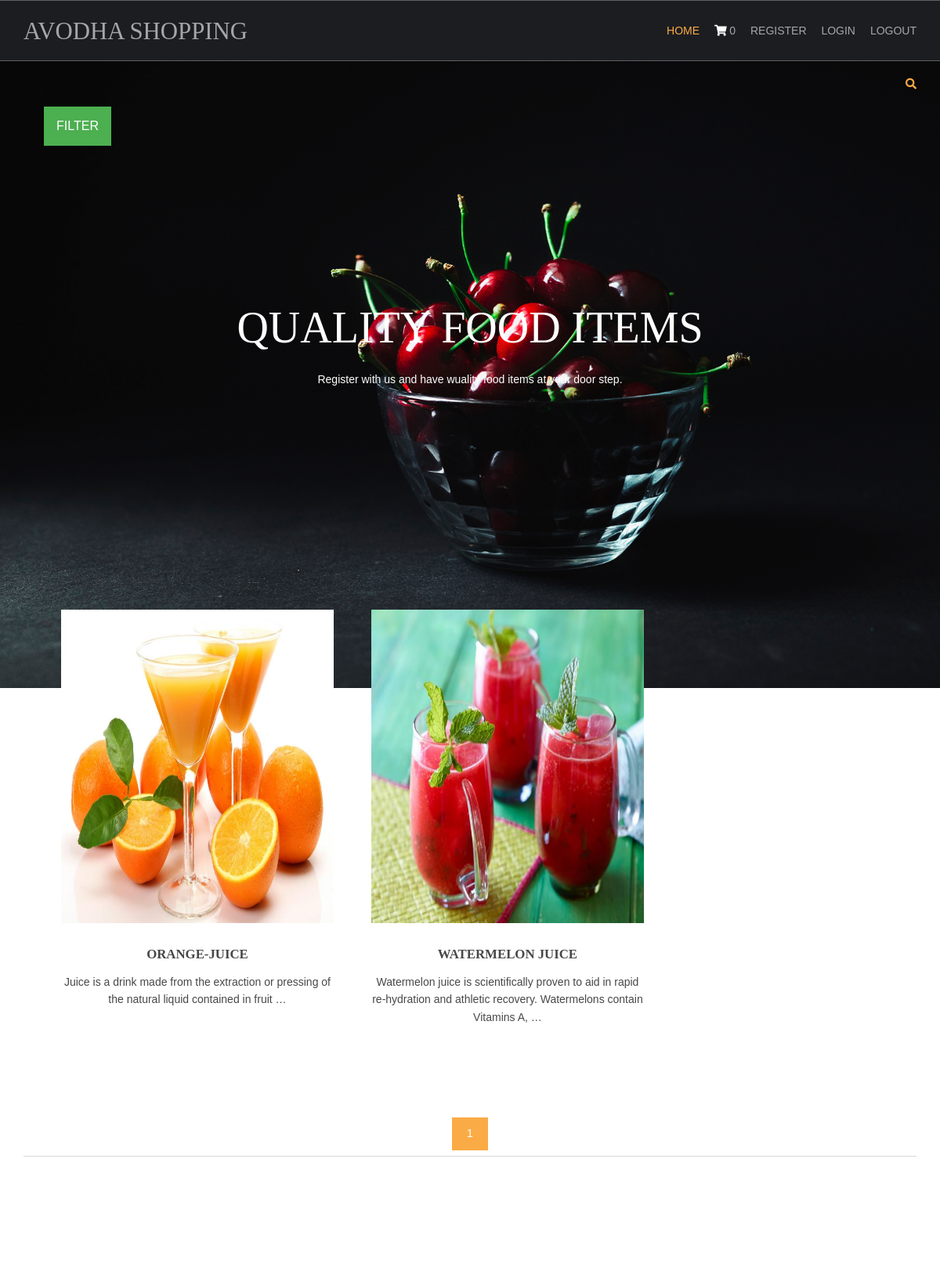
/fruit-recepies/, run on the app's committed database.
### shop/models.py (models this page shows, shortened)
class products(models.Model):
    name=models.CharField(max_length=150, unique=True)
    slug=models.SlugField(max_length=250, unique=True)
    img=models.ImageField(upload_to='product')
    desc=models.TextField()
    stock=models.IntegerField()
    available=models.BooleanField()
    price=models.IntegerField()
    category=models.ForeignKey(categ,on_delete=models.CASCADE)
    def get_url(self):
        return reverse('details',args=[self.category.slug,self.slug])

### shop/views.py (the view)
# urls.py: path('',views.home,name='hm'),
def home(request,c_slug=None):
    c_page = None
    prodt = None
    if c_slug!=None:
        c_page=get_object_or_404(categ,slug=c_slug)
        prodt=products.objects.filter(category=c_page,available=True)
    else:
        prodt=products.objects.all().filter(available=True)
    cat=categ.objects.all()
    paginator = Paginator(prodt,4)
    try:
        page=int(request.GET.get('page','1'))
    except:
        page=1
    try:
        pro=paginator.page(page)
    except(EmptyPage,InvalidPage):
        pro=paginator.page(paginator.num_pages)
    return render(request,'index.html',{'pr':prodt,'ct':cat,'pg':pro})

### cart/context_processor.py (called while the page is built)
def count(request):
    item_count=0
    if 'admin' in request.path:
        return {}
    else:
        try:
            ct=cartlist.objects.filter(cart_id=c_id(request))
            cti=items.objects.all().filter(cart=ct[:1])
            for c in cti:
                item_count+=c.quan
        except cartlist.DoesNotExist:
            item_count=0
        return dict(itc=item_count)

### cart/views.py (called while the page is built)
def c_id(request):
    ct_id=request.session.session_key
    if not ct_id:
        ct_id=request.session.create()
    return ct_id

### shop/models.py (called while the page is built)
    def get_url(self):
        return reverse('prod_cat',args=[self.slug])

### templates/index.html (shortened to what this page needs)
{% extends 'base.html' %}
{% load static %}
{% block content %}
<html lang="">
<head>
<link href="{% static 'hm/layout/styles/layout.css' %}" rel="stylesheet" type="text/css" media="all">
</head>
<body id="top">
<div class="abcd" style="background-image:url({% static 'hm/images/demo/backgrounds/bg.jpg' %});">
  <div class="wrapper row0">
    <div id="topbar" class="hoc clear">
      <div class="fl_right">
        <ul class="nospace">
          <li id="searchform">
          </li>
        </ul>
      </div>
    </div>
<div class="dropdown">
  <button class="dropbtn">FILTER</button>
</div>
  </div>
  <div id="pageintro" class="hoc clear">
    <article>
      <h3 class="heading">QUALITY FOOD ITEMS</h3>
      <p>Register with us and have wuality food items at your door step.</p>
    </article>
  </div>
</div>
<div class="wrapper row3">
  <main class="hoc container clear">
    <section id="introblocks">
      <ul class="nospace group btmspace-80">
        {% for i in pg.object_list %}
        <li class="one_third">
          <figure><a class="imgover" href="{{i.get_url}}"><img src="{{i.img.url}}" alt="" style="height:400;"></a>
            <figcaption>
              <h6 class="heading">{{i.name}}</h6>
              <p>{{i.desc|truncatewords:17}}</p>
              <br>
            </figcaption>
          </figure>
        </li>
{% endfor %}
      </ul>
    </section>
    <center>
      {% for p in pg.paginator.page_range %}
      <a href="?page={{p}}" class="btn btn-light btn-sm {% if pg.number == p %} active {% endif %}">{{p}}</a>
      {% endfor %}
    </center>
    <hr class="btmspace-80">
  </main>
</div>
</body>
</html>
{% endblock %}

### static/hm/layout/styles/layout.css (style rules this page uses)
#topbar { padding:20px 0; font-size:.8rem; text-transform:uppercase; }
#topbar ul li { display:inline-block; margin-right:15px; }
#topbar ul li:last-child { margin-right:0; padding-right:0; border-right:none; }
#topbar #searchform { position:relative; line-height:1; z-index:9999; }
#topbar #searchform::after { display:block; height:18px; line-height:18px; padding:0; font-family:"Font Awesome\ 5 Free"; font-weight:900; font-size:1rem; content:"\f002"; }
#topbar #searchform ::placeholder { text-transform:capitalize; }
#pageintro { padding:200px 0 300px; }
#pageintro article, #pageintro article p { display:block; max-width:75%; margin:0 auto; text-align:center; }
#pageintro article p { max-width:65%; line-height:2rem; }
#pageintro .heading { margin-bottom:20px; font-size:4rem; }
.container { padding:80px 0; }
#introblocks { display:block; position:relative; margin:-180px 0 0 0; z-index:1; text-align:center; }
#introblocks figure figcaption { display:block; padding:30px 0 0 0; text-align:center; }
#introblocks figure figcaption .heading { font-size:1.2rem; font-weight:700; margin-bottom:0; }
*, *::before, *::after { transition:all .3s ease-in-out; }
body { color:#A5A6AA; background-color:#1C1D21; }
a { color:#FBAB45; }
hr, .borderedbox { border-color:#D7D7D7; }
.btn, .btn.inverse:hover { color:#FFFFFF; background-color:#FBAB45; border-color:#FBAB45; }
.imgover, .imgover:hover::after { color:#FFFFFF; }
.row3 { color:#474747; background-color:#FFFFFF; }
#topbar #searchform { color:#FBAB45; }
#pageintro { color:#FFFFFF; }
@media screen and (min-width:1140px) { .hoc { max-width:1140px; } }

### static/hm/layout/styles/framework.css (style rules this page uses)
html { overflow-y:scroll; overflow-x:hidden; }
html, body { margin:0; padding:0; font-size:14px; line-height:1.6em; }
*, *::before, *::after { box-sizing:border-box; }
.nospace { margin:0; padding:0; list-style:none; }
.btn { display:inline-block; padding:8px 18px 10px; text-transform:uppercase; border:1px solid; }
.clear, .group { display:block; }
.clear::before, .clear::after, .group::before, .group::after { display:table; content:""; }
.clear, .clear::after, .group, .group::after { clear:both; }
a { outline:none; text-decoration:none; }
.fl_right, .imgr { float:right; }
img { width:auto; max-width:100%; height:auto; margin:0; padding:0; border:none; line-height:normal; vertical-align:middle; }
.imgover { display:inline-block; position:relative; max-width:100%; }
.imgover::before, .imgover::after { display:block; position:absolute; content:""; text-align:center; opacity:0; }
.imgover::before { top:0; right:0; bottom:0; left:0; }
.imgover::after { top:50%; left:50%; width:50px; height:50px; line-height:50px; margin:-25px 0 0 -25px; font-family:"Font Awesome\ 5 Free"; font-weight:900; content:"\f067"; font-size:28px; }
body, input, textarea, select { font-family:Verdana, Geneva, sans-serif; }
h1, h2, h3, h4, h5, h6, .heading { font-family:Georgia, "Times New Roman", Times, serif; }
label, input, textarea, select, button { display:block; resize:none; outline:none; color:inherit; font-size:inherit; font-family:inherit; vertical-align:middle; }
::placeholder { opacity:1; }
h1, h2, h3, h4, h5, h6, .heading { margin:0 0 20px 0; font-size:1.4rem; line-height:normal; font-weight:normal; text-transform:uppercase; }
hr { display:block; width:100%; height:1px; border:solid; border-width:1px 0 0 0; }
.wrapper { display:block; position:relative; width:100%; margin:0; padding:0; text-align:left; word-wrap:break-word; }
.hoc { display:block; margin:0 auto; }
address, article, aside, figcaption, figure, footer, header, main, nav, section { display:block; margin:0; padding:0; }
.one_half, .one_third, .two_third, .one_quarter, .two_quarter, .three_quarter { display:inline-block; float:left; margin:0 0 0 4.21052%; list-style:none; }
.one_third { width:30.52631%; }
.btmspace-80 { margin-bottom:80px; }

### templates/index.html (style rules this page uses)
.dropbtn { background-color: #4CAF50; color: white; padding: 16px; font-size: 16px; border: none; cursor: pointer; }
.dropdown { position: relative; display: inline-block; padding-left:56px; }
.abcd { height: 100%; background-position: center; background-repeat: no-repeat; background-size: cover; }

### data on the page
products: img (picture), name "ORANGE-JUICE", desc "Juice is a drink made from the extraction or pressing of the natural liquid contained in fruit …"
products: img (picture), name "WATERMELON JUICE", desc "Watermelon juice is scientifically proven to aid in rapid re-hydration and athletic recovery. Watermelons contain Vitamins A, …"

### other printed values
{{ itc }} "0"
{{ p }} "1"
